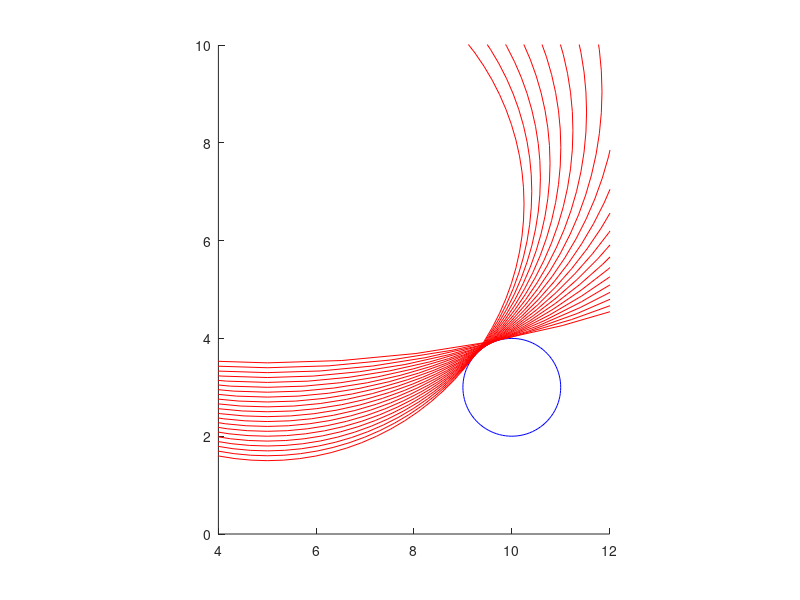

The MATLAB script that drew this image:
function tangent_sim2
clear all;
close all;
% h2 as a parameter

CAPTURE = false;
if(CAPTURE)
    writerObj = VideoWriter('newfile.avi');
   inv open(writerObj);
end


l = 10;
a3 = 5;
h1 = 3;
% h2 = 2;
r = 1;
circle1(l,h1,r);

for h2=1.5:0.1:3.5
    b3 = ((l-a3)^2+h1^2-(h2-r)^2)/(2*(h1-h2+r));
    circle3(a3,b3, b3 - h2);
    drawnow;
    if(CAPTURE)
        frame = getframe(gcf);
        writeVideo(writerObj, frame);
    end
    
end


    function h = circle3(x,y,r)
        hold on
        th = 0:pi/50:2*pi;
        xunit = r * cos(th) + x;
        yunit = r * sin(th) + y;
        h = plot(xunit, yunit,'r');
        axis equal;
        xlim([4,12]);
        ylim([0,10]);
    end

    function h = circle1(x,y,r)
        hold on
        th = 0:pi/50:2*pi;
        xunit = r * cos(th) + x;
        yunit = r * sin(th) + y;
        h = plot(xunit, yunit,'b');
        axis equal;
    end


if(CAPTURE)
    close(writerObj);
end



end